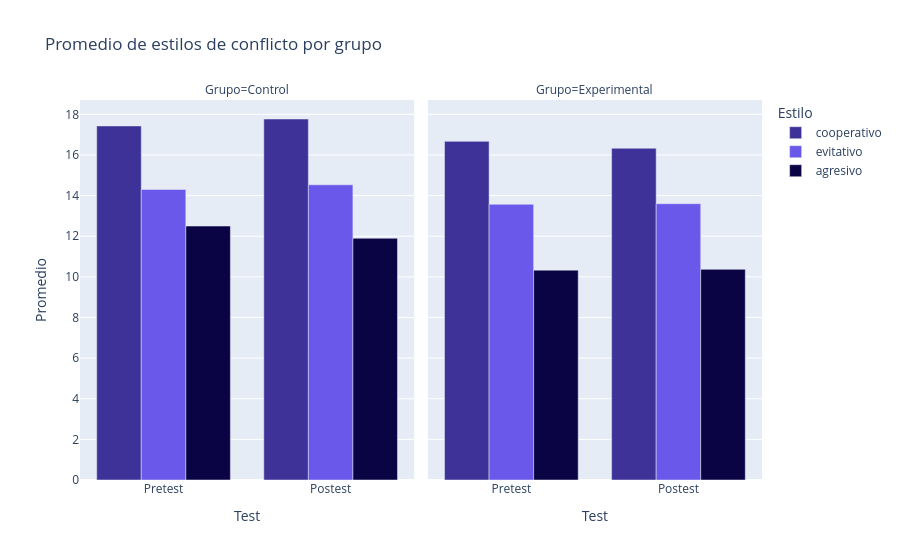

This figure's notebook cell:
### Code cell
fig = px.bar(
    tabla_long,
    x='Test',
    y='Promedio',
    color='Estilo',
    barmode='group',
    facet_col='Grupo',  # una faceta por Control/Experimental
    title='Promedio de estilos de conflicto por grupo',
    color_discrete_map=colores,
    category_orders={
        'Test': ['Pretest', "Postest"]
    }
)
fig.show()

### Figure 1 — Plotly figure (JSON) as saved in the notebook; plotly's stock layout.template omitted (floating-point values rounded to 4 significant figures)
{"data": [{"alignmentgroup": "True", "hovertemplate": "Estilo=cooperativo<br>Grupo=Control<br>Test=%{x}<br>Promedio=%{y}<extra></extra>", "legendgroup": "cooperativo", "marker": {"color": "#3E3298", "pattern": {"shape": ""}}, "name": "cooperativo", "offsetgroup": "cooperativo", "orientation": "v", "showlegend": true, "textposition": "auto", "type": "bar", "x": ["Postest", "Pretest"], "xaxis": "x", "y": [17.77, 17.43], "yaxis": "y"}, {"alignmentgroup": "True", "hovertemplate": "Estilo=cooperativo<br>Grupo=Experimental<br>Test=%{x}<br>Promedio=%{y}<extra></extra>", "legendgroup": "cooperativo", "marker": {"color": "#3E3298", "pattern": {"shape": ""}}, "name": "cooperativo", "offsetgroup": "cooperativo", "orientation": "v", "showlegend": false, "textposition": "auto", "type": "bar", "x": ["Postest", "Pretest"], "xaxis": "x2", "y": [16.33, 16.67], "yaxis": "y2"}, {"alignmentgroup": "True", "hovertemplate": "Estilo=evitativo<br>Grupo=Control<br>Test=%{x}<br>Promedio=%{y}<extra></extra>", "legendgroup": "evitativo", "marker": {"color": "#6958EA", "pattern": {"shape": ""}}, "name": "evitativo", "offsetgroup": "evitativo", "orientation": "v", "showlegend": true, "textposition": "auto", "type": "bar", "x": ["Postest", "Pretest"], "xaxis": "x", "y": [14.53, 14.3], "yaxis": "y"}, {"alignmentgroup": "True", "hovertemplate": "Estilo=evitativo<br>Grupo=Experimental<br>Test=%{x}<br>Promedio=%{y}<extra></extra>", "legendgroup": "evitativo", "marker": {"color": "#6958EA", "pattern": {"shape": ""}}, "name": "evitativo", "offsetgroup": "evitativo", "orientation": "v", "showlegend": false, "textposition": "auto", "type": "bar", "x": ["Postest", "Pretest"], "xaxis": "x2", "y": [13.6, 13.57], "yaxis": "y2"}, {"alignmentgroup": "True", "hovertemplate": "Estilo=agresivo<br>Grupo=Control<br>Test=%{x}<br>Promedio=%{y}<extra></extra>", "legendgroup": "agresivo", "marker": {"color": "#0B0444", "pattern": {"shape": ""}}, "name": "agresivo", "offsetgroup": "agresivo", "orientation": "v", "showlegend": true, "textposition": "auto", "type": "bar", "x": ["Postest", "Pretest"], "xaxis": "x", "y": [11.9, 12.5], "yaxis": "y"}, {"alignmentgroup": "True", "hovertemplate": "Estilo=agresivo<br>Grupo=Experimental<br>Test=%{x}<br>Promedio=%{y}<extra></extra>", "legendgroup": "agresivo", "marker": {"color": "#0B0444", "pattern": {"shape": ""}}, "name": "agresivo", "offsetgroup": "agresivo", "orientation": "v", "showlegend": false, "textposition": "auto", "type": "bar", "x": ["Postest", "Pretest"], "xaxis": "x2", "y": [10.37, 10.33], "yaxis": "y2"}], "layout": {"annotations": [{"font": {}, "showarrow": false, "text": "Grupo=Control", "x": 0.245, "xanchor": "center", "xref": "paper", "y": 1, "yanchor": "bottom", "yref": "paper"}, {"font": {}, "showarrow": false, "text": "Grupo=Experimental", "x": 0.755, "xanchor": "center", "xref": "paper", "y": 1, "yanchor": "bottom", "yref": "paper"}], "barmode": "group", "legend": {"title": {"text": "Estilo"}, "tracegroupgap": 0}, "title": {"text": "Promedio de estilos de conflicto por grupo"}, "xaxis": {"anchor": "y", "categoryarray": ["Pretest", "Postest"], "categoryorder": "array", "domain": [0, 0.49], "title": {"text": "Test"}}, "xaxis2": {"anchor": "y2", "categoryarray": ["Pretest", "Postest"], "categoryorder": "array", "domain": [0.51, 1], "matches": "x", "title": {"text": "Test"}}, "yaxis": {"anchor": "x", "domain": [0, 1], "title": {"text": "Promedio"}}, "yaxis2": {"anchor": "x2", "domain": [0, 1], "matches": "y", "showticklabels": false}}}
